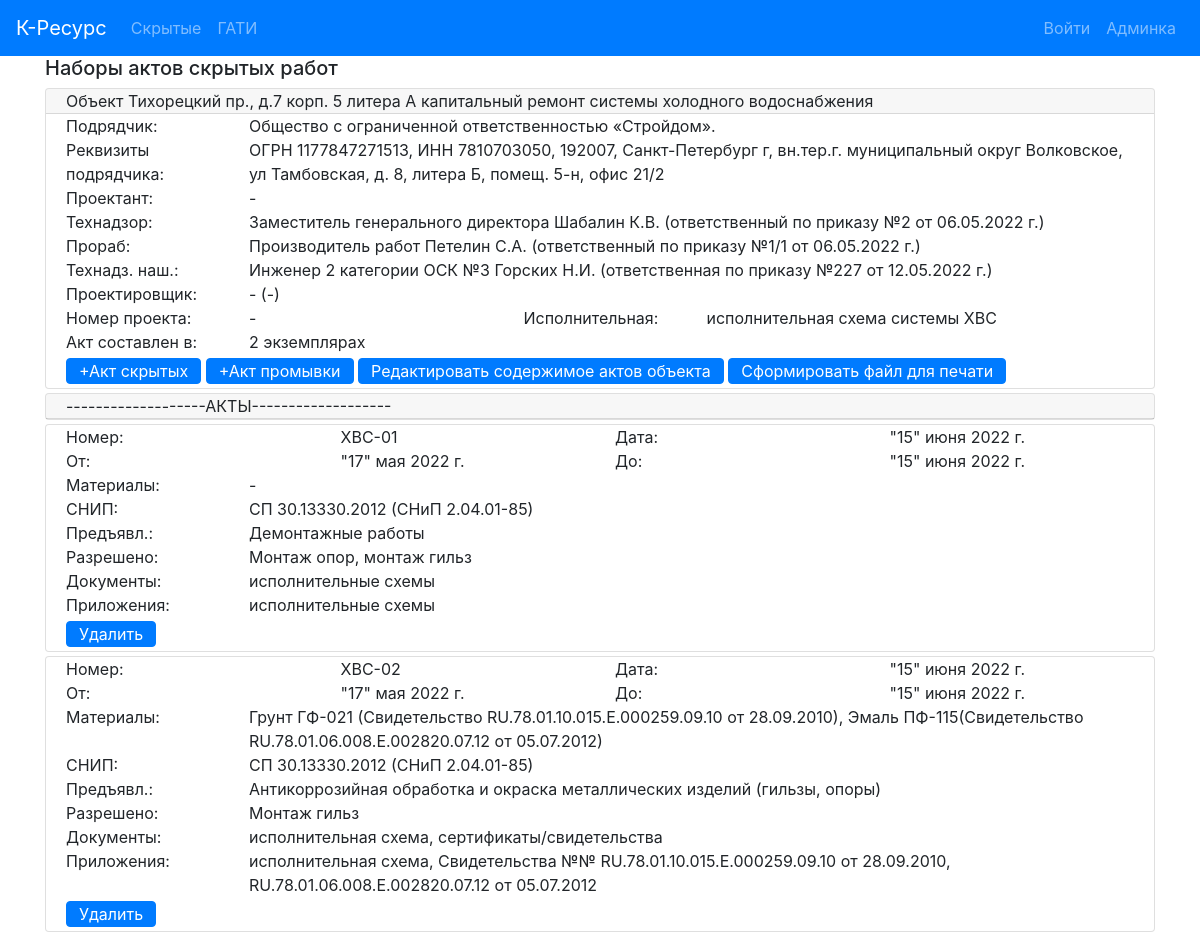
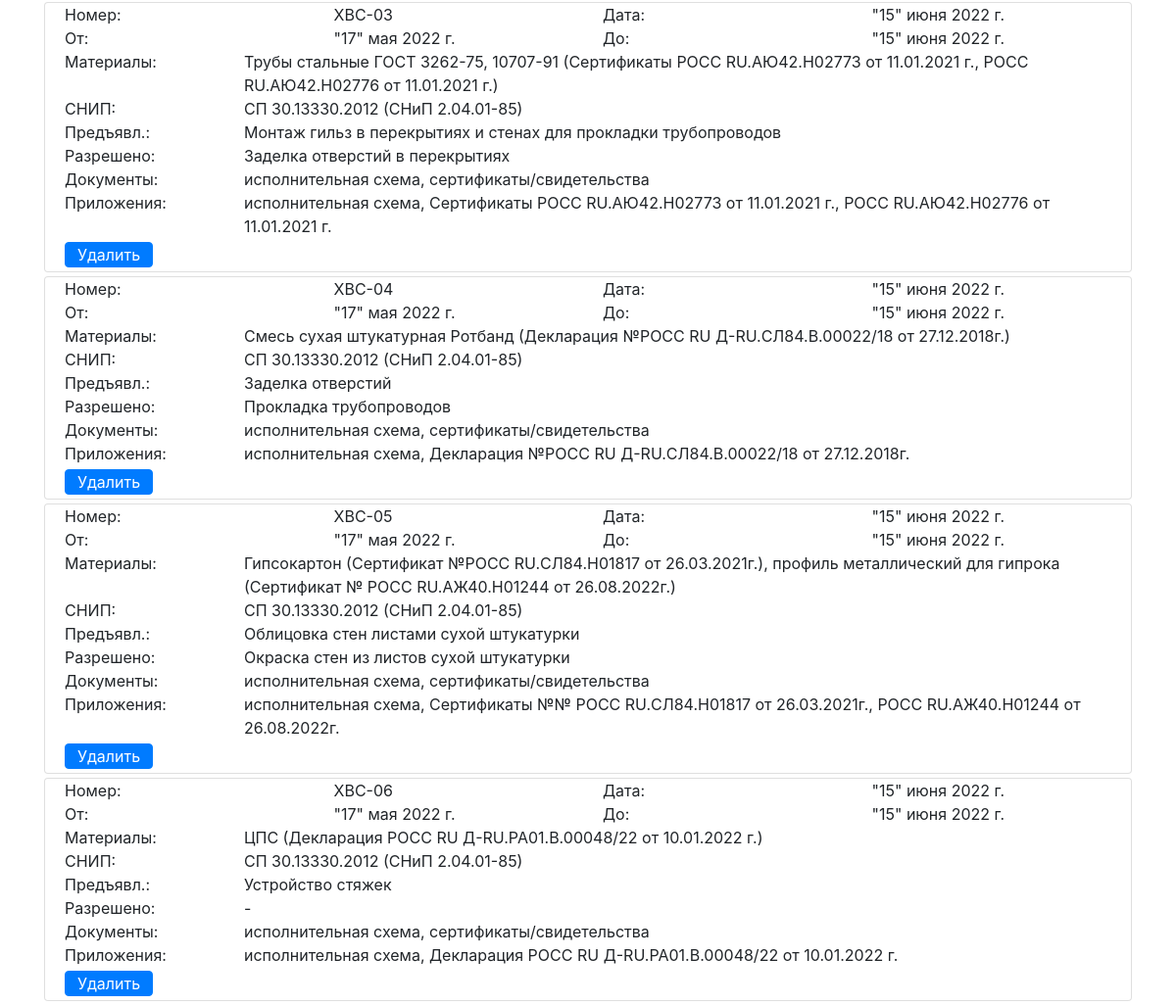
Page /actbase/see-174/ on the earlier database version (2 pictures, top to bottom).
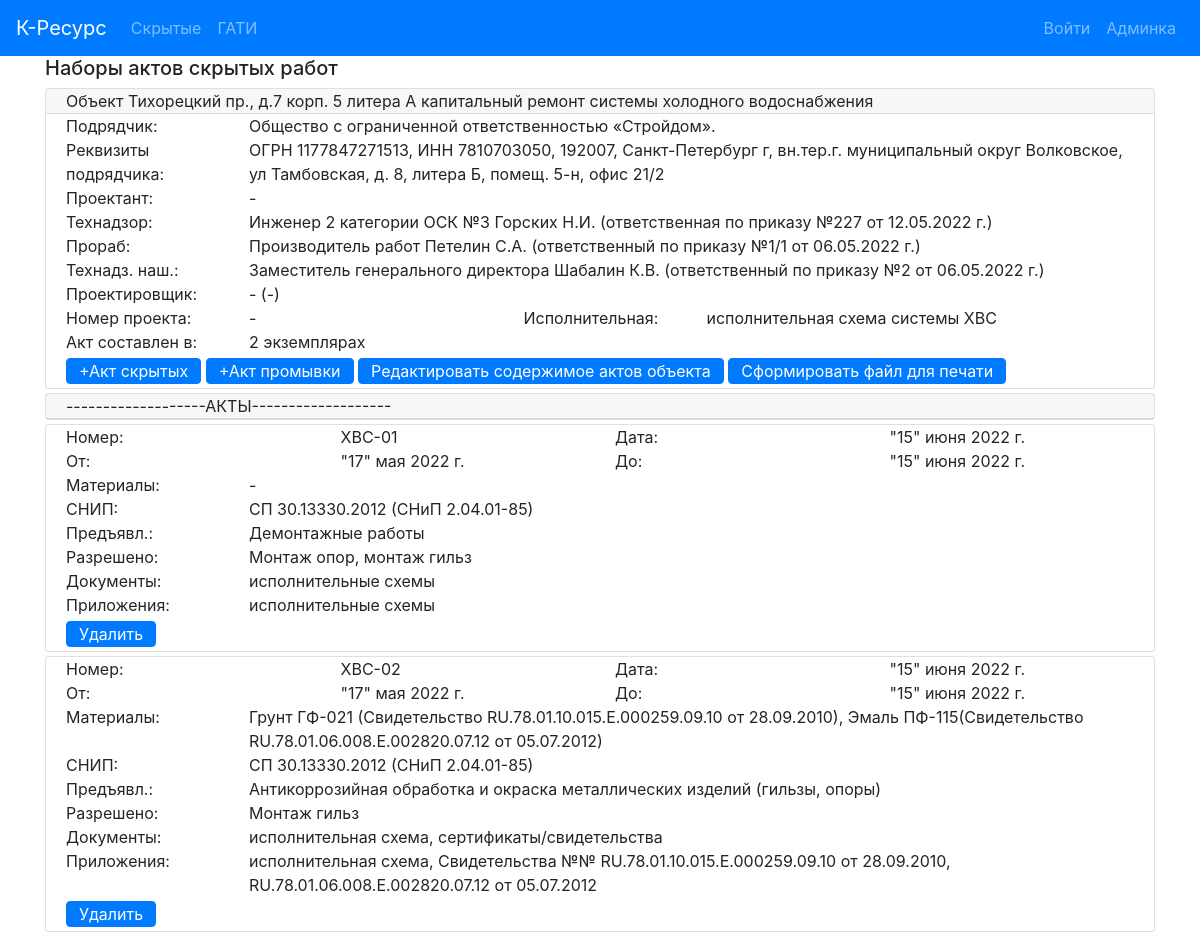
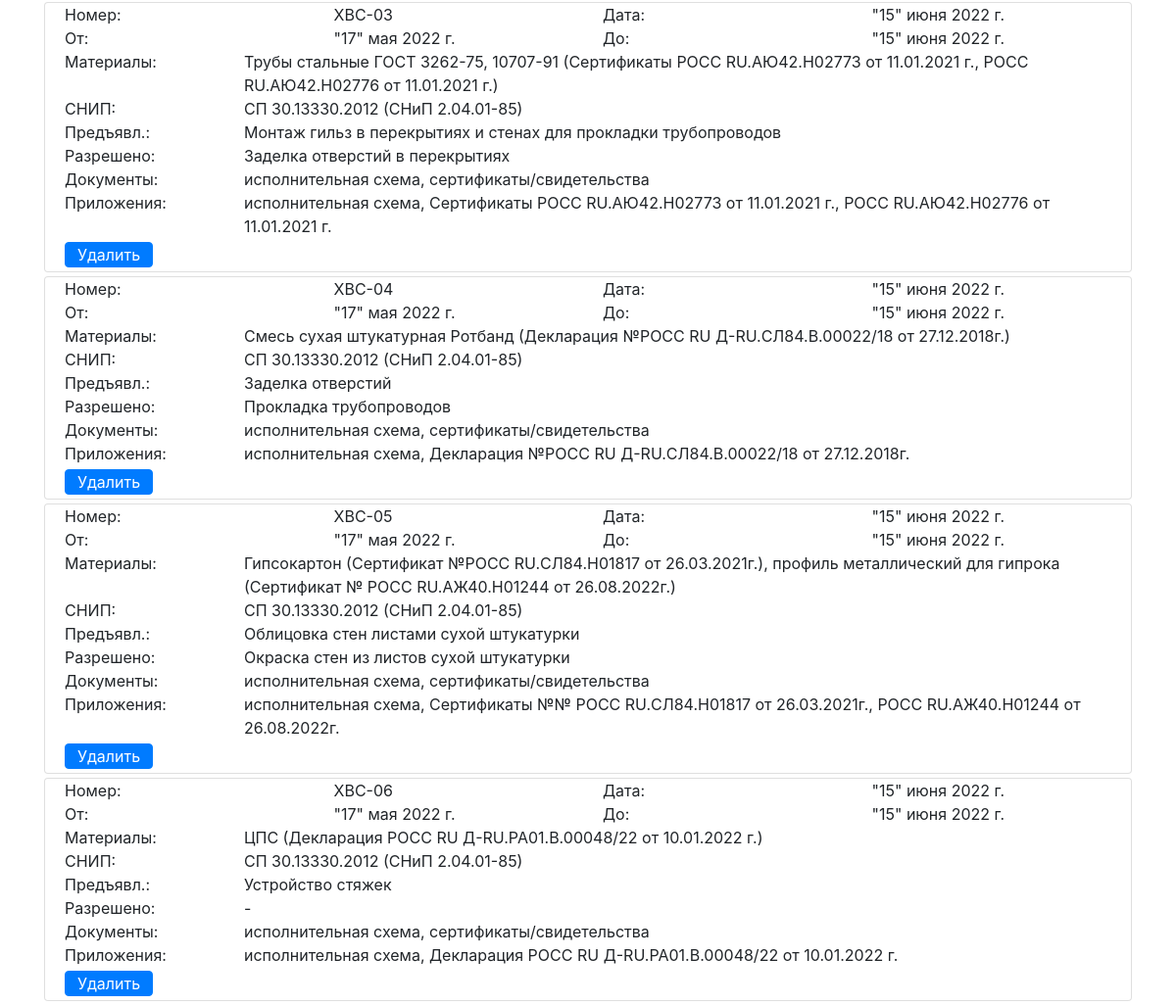
Same page on the later database version (2 pictures, top to bottom).
### hiddenactsbase/models.py (models this page shows, shortened)
class ObjectActs(models.Model):
    create_date = models.DateField(blank=False, default=date(2019, 12, 6))
    address = models.CharField(max_length=500, verbose_name='Адрес', blank=False)
    system_type = models.CharField(max_length=500, verbose_name='тип')
    designer = models.CharField(max_length=500, verbose_name='Проектант')
    contractor = models.CharField(max_length=500, verbose_name='Подрядчик',
                                  default='Общество с ограниченной ответственностью «Интера».')
    contractor_requisite = models.CharField(max_length=500, verbose_name='Реквизиты подрядчика',
                                            default='Свидетельство о государственной регистрации серия 78' +
                                                    '№007274277 от  02.09.2009, ОГРН 1097847236783, ' +
                                                    'ИНН 7805498649, 198188, г. Санкт-Петербург,' +
                                                    ' ул. Возрождения, д.20, литер А, тел. 242-78-10.')
    supervisor_engineer = models.CharField(max_length=200, verbose_name='Технадзор')
    contractor_engineer = models.CharField(max_length=200, verbose_name='Прораб')
    contractor_supervisor = models.CharField(max_length=200, verbose_name='Технадзор наш', blank=True)
    designer_engineer = models.CharField(max_length=200, verbose_name='Проектировщик', blank=True)
    project_number = models.CharField(max_length=100, verbose_name='Ном. проекта')
    exec_documents = models.CharField(max_length=500, verbose_name='Исполн.')
    supervisor_engineer_decree = models.CharField(max_length=200, verbose_name='Приказ технадзора')
    contractor_engineer_decree = models.CharField(max_length=200, verbose_name='Приказ прораба')
    contractor_supervisor_decree = models.CharField(max_length=200, verbose_name='Приказ технадз. наш', blank=True)
    designer_engineer_decree = models.CharField(max_length=200, verbose_name='Приказ проектировщика', blank=True)
    acts_instance_num = models.CharField(max_length=100, verbose_name='Кол-во экземпляров', blank=True)
    acts = models.ManyToManyField('HiddenActIS', blank=True, related_name='object_acts')
    blow_down_act = models.ForeignKey('BlowDownAct', blank=True, null=True, on_delete=models.CASCADE)
    class Meta:
        verbose_name = 'Набор актов объекта '
    def get_edit_url(self):
        return reverse('object_edit_url', kwargs={'pk': self.pk})

class HiddenActIS(models.Model):
    act_number = models.CharField(max_length=20, verbose_name='Ном. Акта', blank=True)
    act_date = models.CharField(max_length=50, verbose_name='Дата Акта')
    presented_work = models.CharField(max_length=500, verbose_name='Предъявл.')
    materials = models.CharField(max_length=500, verbose_name='Материалы')
    permitted_work = models.CharField(max_length=500, verbose_name='Разрешено')
    begin_date = models.CharField(max_length=50, verbose_name='От:')
    end_date = models.CharField(max_length=50, verbose_name='До:')
    work_SNIP = models.CharField(max_length=500, verbose_name='СНИП:', blank=True)
    docs = models.CharField(max_length=500, verbose_name='Предьявлены документы',
                            default='исполнительная схема, сертификаты/свителельства', blank=True)
    annex = models.CharField(max_length=500, verbose_name='Приложения', blank=True)
    class Meta:
        ordering = ['act_number']
        verbose_name = 'Акт скрытых инженерка '

### hiddenactsbase/views.py (the view)
# urls.py: path('see-<int:pk>/', ObjectDetail.as_view(), name='object_detail_url'),
class ObjectDetail(View):
    @staticmethod
    def get(request, pk):
        my_obj = get_object_or_404(ObjectActs, pk=pk)
        return render(request, 'hiddenactsbase/object_detail.html',
                      context={'myobj': my_obj})

### hiddenactsbase/templates/hiddenactsbase/object_detail.html (shortened to what this page needs)
{% extends 'base.html'%}
{% block mycontent %}
    <div class="container">
        <h5>Наборы актов скрытых работ</h5>
    </div>
    <div class="container">
        <div class="card mb-1">
            <div class="card-header py-0">Объект {{ myobj.address }} капитальный ремонт {{ myobj.system_type }}</div>
            <div class="card-body py-0">
                <div class="card-text">
                    <div class="row">
                        <div class="col-md-2">Подрядчик:</div>
                        <div class="col-md-10">{{ myobj.contractor }}</div>
                    </div>
                    <div class="row">
                        <div class="col-md-2">Реквизиты подрядчика:</div>
                        <div class="col-md-10">{{ myobj.contractor_requisite }}</div>
                    </div>
                    <div class="row">
                        <div class="col-md-2">Проектант:</div>
                        <div class="col-md-10">{{ myobj.designer }}</div>
                    </div>
                    <div class="row">
                        <div class="col-md-2">Технадзор:</div>
                        <div class="col-md-10">{{ myobj.supervisor_engineer }} ({{ myobj.supervisor_engineer_decree }})</div>
                    </div>
                    <div class="row">
                        <div class="col-md-2">Прораб:</div>
                        <div class="col-md-10">{{ myobj.contractor_engineer }} ({{ myobj.contractor_engineer_decree }})</div>
                    </div>
                    <div class="row">
                        <div class="col-md-2">Технадз. наш.:</div>
                        <div class="col-md-10">{{ myobj.contractor_supervisor }} ({{ myobj.contractor_supervisor_decree }})</div>
                    </div>
                    <div class="row">
                        <div class="col-md-2">Проектировщик:</div>
                        <div class="col-md-10">{{ myobj.designer_engineer }} ({{ myobj.designer_engineer_decree }})</div>
                    </div>
                    <div class="row">
                        <div class="col-md-2">Номер проекта:</div>
                        <div class="col-md-3">{{ myobj.project_number }}</div>
                        <div class="col-md-2">Исполнительная:</div>
                        <div class="col-md-5">{{ myobj.exec_documents }}</div>
                    </div>
                    <div class="row">
                        <div class="col-md-2">Акт составлен в:</div>
                        <div class="col-md-3">{{ myobj.acts_instance_num }}</div>
                    </div>
                    <a href="{% url 'create_hidden_act_to_end' myobj.pk %}" class="btn btn-primary my-1 py-0">+Aкт скрытых</a>
                    <a href="{% url 'create_blow_down' myobj.pk %}" class="btn btn-primary my-1 py-0">+Aкт промывки</a>
                    <a href="{{ myobj.get_edit_url }}" class="btn btn-primary my-1 py-0">Редактировать содержимое актов объекта</a>
                    <a href="{% url 'make_word_file' myobj.pk %}" class="btn btn-primary my-1 py-0">Сформировать файл для печати</a>
                </div>
            </div>
        </div>
        <div class="card mb-1">
            <div class="card-header py-0">-------------------АКТЫ-------------------</div>
        </div>
        {% for act in myobj.acts.all %}
            <div class="card mb-1">
                <div class="card-body py-0">
                    <div class="card-text">
                        <div class="row">
                            <div class="col-md-3">Номер:</div>
                            <div class="col-md-3">{{ act.act_number }}</div>
                            <div class="col-md-3">Дата:</div>
                            <div class="col-md-3">{{ act.act_date }}</div>
                        </div>
                        <div class="row">
                            <div class="col-md-3">От:</div>
                            <div class="col-md-3">{{ act.begin_date }}</div>
                            <div class="col-md-3">До:</div>
                            <div class="col-md-3">{{ act.end_date }}</div>
                        </div>
                        <div class="row">
                            <div class="col-md-2">Материалы:</div>
                            <div class="col-md-10">{{ act.materials }}</div>
                        </div>
                        <div class="row">
                            <div class="col-md-2">СНИП:</div>
                            <div class="col-md-10">{{ act.work_SNIP }}</div>
                        </div>
                        <div class="row">
                            <div class="col-md-2">Предъявл.:</div>
                            <div class="col-md-10">{{ act.presented_work }}</div>
                        </div>
                        <div class="row">
                            <div class="col-md-2">Разрешено:</div>
                            <div class="col-md-10">{{ act.permitted_work }}</div>
                        </div>
                        <div class="row">
                            <div class="col-md-2">Документы:</div>
                            <div class="col-md-10">{{ act.docs }}</div>
                        </div>
                        <div class="row">
                            <div class="col-md-2">Приложения:</div>
                            <div class="col-md-10">{{ act.annex }}</div>
                        </div>
                        <a href="{% url 'delete_hidden_act' myobj.pk act.pk %}" class="btn btn-primary my-1 py-0">Удалить</a>
                    </div>
                </div>
            </div>
        {% endfor %}
    </div>
{% endblock %}

### templates/base.html (shortened to what this page needs)
<!DOCTYPE html>
{% load static %}
<html lang="ru">
<head>
    <link rel="stylesheet" href="{% static 'css/bootstrap.min.css' %}" >
    <link rel="stylesheet" href="{% static 'css/style.css' %}">
</head>
<body>
    <nav class="navbar navbar-expand-lg navbar-dark bg-primary">
        <a class="navbar-brand" href="/">К-Ресурс</a>
        <div class="collapse navbar-collapse" id="navbarSupportedContent">
            <div class="navbar-nav mr-auto">
                <a class="nav-item nav-link " href="{% url 'objects_list_url' %}">Скрытые</a>
                <a class="nav-item nav-link " href="{% url 'gati_order_list_url' %}">ГАТИ</a>
            </div>
            <div class="navbar-nav navbar-right">
                {% if user.is_authenticated %}
                    <a class="navbar-text">Пользователь: {{ user.get_username }} </a>
                    <a class="nav-item nav-link" href="/accounts/logout">Выйти</a>
                {% else %}
                    <a class="nav-item nav-link" href="/accounts/login">Войти</a>
                {% endif %}
                <a class="nav-item nav-link" href="/admin">Админка</a>
            </div>
        </div>
    </nav>
    {% block mycontent %}
    {% endblock %}
</body>
</html>

Differences in the rows shown:
changed ObjectActs "Тихорецкий пр., д.7 корп. 5 литера А": supervisor_engineer "Заместитель генерального директора Шабалин К.В." → "Инженер 2 категории ОСК №3 Горских Н.И."; supervisor_engineer_decree "ответственный по приказу №2 от 06.05.2022 г." → "ответственная по приказу №227 от 12.05.2022 г."; contractor_supervisor "Инженер 2 категории ОСК №3 Горских Н.И." → "Заместитель генерального директора Шабалин К.В."; contractor_supervisor_decree "ответственная по приказу №227 от 12.05.2022 г." → "ответственный по приказу №2 от 06.05.2022 г."
